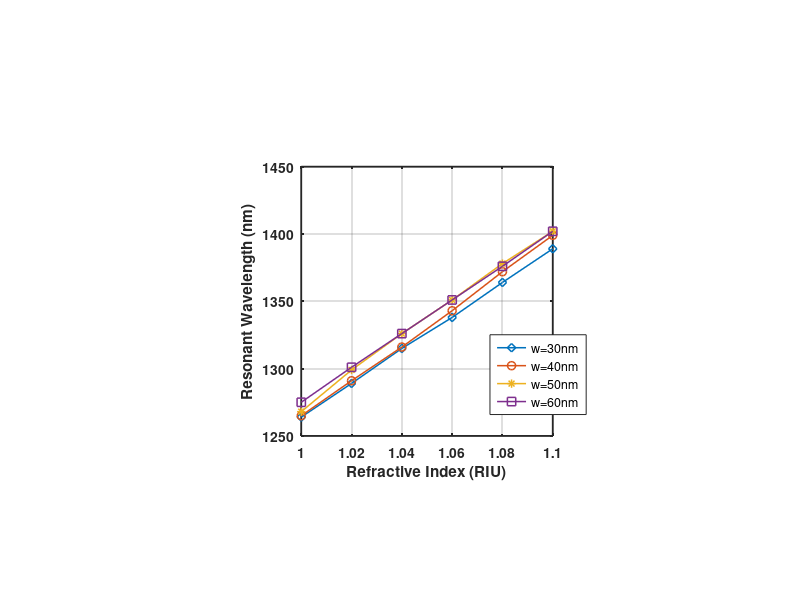

The MATLAB source for this figure:

clear; clc;

% Load extracted width-sweep data (X1: Refractive Index [RIU], YMatrix1: Resonant Wavelength [nm])
load('w_sweep_data.mat', 'X1', 'YMatrix1');

% Create figure
figure('WindowState', 'maximized');

% Create axes
axes1 = axes('Position', ...
    [0.3765625 0.273461538461538 0.314374999999999 0.448760683760684]);
hold(axes1, 'on');

% Create multiple line objects using matrix input to plot
plot1 = plot(X1, YMatrix1, 'LineWidth', 1.1);
set(plot1(1), 'DisplayName', 'w=30nm', 'Marker', 'diamond');
set(plot1(2), 'DisplayName', 'w=40nm', 'Marker', 'o');
set(plot1(3), 'DisplayName', 'w=50nm', 'Marker', '*');
set(plot1(4), 'DisplayName', 'w=60nm', 'Marker', 'square');

% Create labels and formatting
ylabel('Resonant Wavelength (nm)', 'FontWeight', 'bold');
xlabel('Refractive Index (RIU)', 'FontWeight', 'bold');
box(axes1, 'on');
grid(axes1, 'on');
hold(axes1, 'off');
set(axes1, 'FontWeight', 'bold', 'LineWidth', 1.3);

% Create legend
legend1 = legend(axes1, 'show');
set(legend1, ...
    'Position', [0.612456608977582 0.309105317602582 0.064453125745058 0.0938174966602037]);
